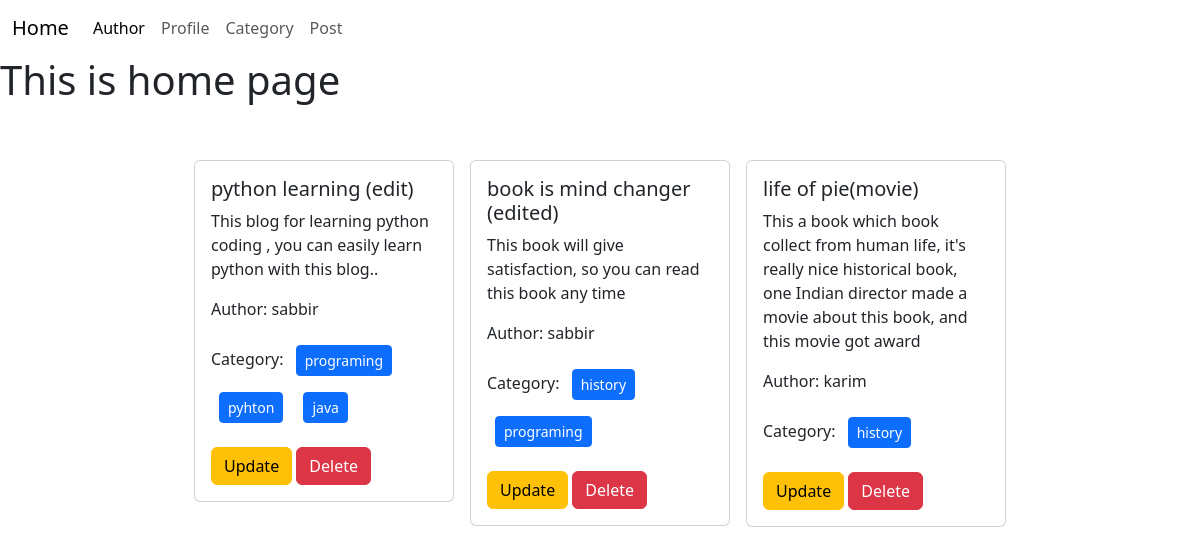
The page / on the database its author committed.
### post/models.py (models this page shows, shortened)
class Post(models.Model):
    title=models.CharField(max_length=50)
    content=models.TextField()
    categories=models.ManyToManyField(Categories)
    author=models.ForeignKey(Author, on_delete=models.CASCADE)

### author/models.py (models this page shows, shortened)
class Author(models.Model):
    name= models.CharField(max_length=100)
    bio= models.TextField()
    phone_no=models.IntegerField(max_length=12)

### categories/models.py (models this page shows, shortened)
class Categories(models.Model):
    name=models.CharField(max_length=100)

### blockProject/views.py (the view)
# urls.py: path('', views.home, name="home"),
def home(request):
    data=Post.objects.all()
    return render(request, 'home.html',{'data':data})

### templates/home.html (shortened to what this page needs)
{%extends 'base.html' %}
{%block content %}
<h1> This is home page</h1>
<div class="d-flex flex-wrap justify-content-center px-5 pt-5">
{% for post in data %}
    <div class="col-sm-3 ">
      <div class="card mx-2">
        <div class="card-body">
          <h5 class="card-title">{{post.title}}</h5>
          <p class="card-text">{{post.content}}</p>
          <p>Author: {{post.author.name}}</p>
          <p>
           Category: {% for cat in post.categories.all %}
          <button class="btn btn-primary disible btn-sm m-2">{{cat.name}}</button>
          {%endfor%}
        </p>
        <a href="{% url 'edit' post.id %}" class="btn btn-warning">Update</a>
        <a href="{% url 'delete' post.id %}" class="btn btn-danger">Delete</a>
        </div>
      </div>
    </div>
{% endfor %}
</div>
{% endblock%}

### templates/base.html (shortened to what this page needs)
<!DOCTYPE html>
<html lang="en">
<head>
    <link href="https://cdn.jsdelivr.net/npm/bootstrap@5.3.2/dist/css/bootstrap.min.css" rel="stylesheet">
</head>
<body>
    <nav class="navbar navbar-expand-lg bg-body-dark">
        <div class="container-fluid">
          <a class="navbar-brand" href="{% url 'home' %}">Home</a>
          <div class="collapse navbar-collapse" id="navbarSupportedContent">
            <ul class="navbar-nav me-auto mb-2 mb-lg-0">
              <li class="nav-item">
                <a class="nav-link active" aria-current="page" href="{% url 'add_author'%}">Author</a>
              </li>
              <li class="nav-item">
                <a class="nav-link" href="{% url 'profile'%}">Profile</a>
              </li>
              <li class="nav-item">
                <a class="nav-link" href="{% url 'category' %}">Category</a>
              </li>
              <li class="nav-item">
                <a class="nav-link" href="{% url 'frompost' %}">Post</a>
              </li>
            </ul>
          </div>
        </div>
      </nav>
      {%block content %} {%endblock%}
</body>
</html>

### rows shown on the page
Post: title "python learning (edit)", content "This blog for learning python coding , you can easily learn python with this blog..", author.name "sabbir"
Categories: name "programing"
Categories: name "pyhton"
Categories: name "java"
Post: title "book is mind changer (edited)", content "This book will give satisfaction, so you can read this book any time", author.name "sabbir"
Categories: name "history"
Post: title "life of pie(movie)", content "This a book which book collect from human life, it's really nice historical book, one Indian director made a movie about this book, and this movie got award", author.name "karim"
